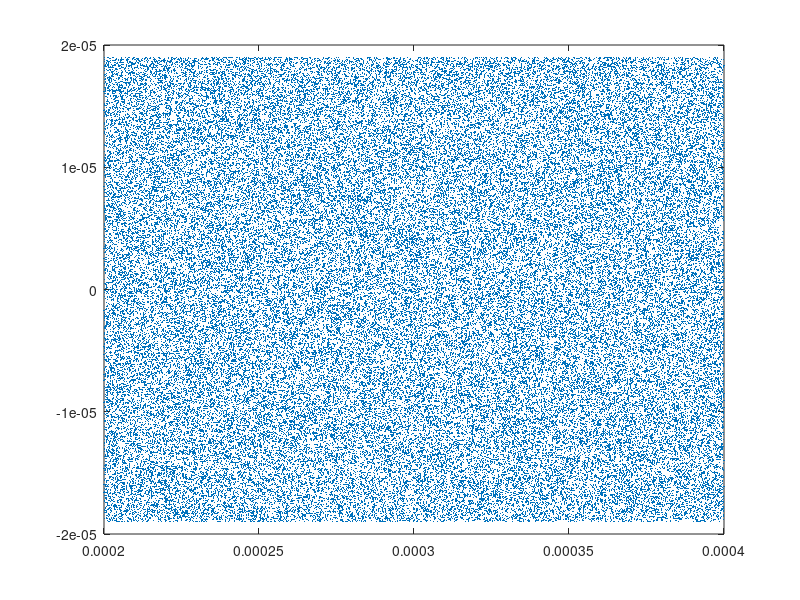

Recreate this plot in MATLAB.
clear
clf

%Parameters
r = 2e-5; %radius of plane restriction
D0 = 2e-9;   %bulk diffusion coefficient
p = 1e5;     %number of particles
T = 500*1e-3;% max time
no_T = 1001;

%Init time
t = linspace(0,T,no_T); %time
dt = t(2) - t(1);
n = round(T / dt);
msd_x = zeros(no_T,1);
msd_y = zeros(no_T,1);
ADC_x = zeros(no_T,1);
ADC_y = zeros(no_T,1);

dx = sqrt(2*D0*dt); %stepping
x = [unifrnd(r*10,+r*20,p,1), unifrnd(-r,+r,p,1)];
ind = find(abs(x(:,2)) > r-r*0.05);
x(ind,:) = [];
plot(x(:,1),x(:,2),'.','Markersize',0.01)

for ts = 1:n
    x = x + randn(size(x,1),2) * dx; %Simulation step
    
    if ts == 1
        x_init = x(:,1); %record initial position along x
        y_init = x(:,2); %record initial position along y
    end
    
    %apply restrictions
    ind = find(x(:,2) > r);
    x(ind,2) = r - (x(ind,2) - r);
    ind = find(x(:,2) < -r);
    x(ind,2) = -r + abs(x(ind,2))-r;
    %
    
    msd_x(ts) = mean((x(:,1)-x_init).^2); %mean square displacement in x
    msd_y(ts) = mean((x(:,2)-y_init).^2); %mean square displacement in y
    ADC_x(ts) = 1/2 * msd_x(ts)/t(ts); %apparent diffusion coeffiecient in x
    ADC_y(ts) = 1/2 * msd_y(ts)/t(ts); %apparent diffusion coeffiecient in y
    
    
    if (0)
        clf;
        
        x_col = [255,197,1]./255;
        y_col = [188,14,76]./255;
        p_col = [53,79,96]./255;
        l_width = 2;
        font_size = 20;
        smooth_f = 5;
        
        subplot(1,3,1) %particles
        scatter(x(:,1),x(:,2),1,p_col);
%         axis equal
        ylim([-0.3e-4 0.7e-4])
        xlim([0.5e-4 5.5e-4])
        axis off
        
        
        subplot(1,3,2) %msd
        hold on
        plot(t(1:ts)*1e3,msd_x(1:ts)*1e12,'Color',x_col,'Linewidth',l_width)
        plot(t(1:ts)*1e3,msd_y(1:ts)*1e12,'Color',y_col,'Linewidth',l_width)
        ylim([0 2000])
        xlim([0 T*1e3])
        ax = gca; ax.FontSize = font_size;
        xticks([0 250 500])
        yticks([0 1000 2000])
        ax.TickLength = [0.02 0.02];
        set(ax,'tickdir','out'); set(ax,'linewidth',2); set(gca,'box','off')
        axis square;   
        
        subplot(1,3,3) %ADC
        hold on
        plot(t(1:ts)*1e3,smooth(ADC_x(1:ts),smooth_f)*1e9,'Color',x_col,'Linewidth',l_width)
        plot(t(1:ts)*1e3,smooth(ADC_y(1:ts),smooth_f)*1e9,'Color',y_col,'Linewidth',l_width)
        ylim([0 3])
        xlim([0 T*1e3])
        ax = gca; ax.FontSize = font_size;
        xticks([0 250 500])
        yticks([0 1 2 3])
        ax.TickLength = [0.02 0.02];
        set(ax,'tickdir','out'); set(ax,'linewidth',2); set(gca,'box','off')
        axis square;    
        
        drawnow;
        hold off
    end
    
end